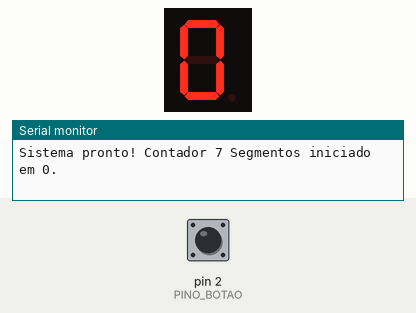
Recording of a sketch running on a simulated Arduino Uno, built with avr-gcc and run on an emulated ATmega328P. Parts: 1-digit seven-segment display, the last lines printed to the serial monitor. Wiring (inferred from the names in the program): 1-digit 7-segment display, segments lit when HIGH: segments pin 3, pin 4, pin 5, pin 6, pin 7, pin 8, pin 9. Inputs (shaded band) come from the test bench; at power-on: pin 2 (PINO_BOTAO) HIGH. The segment pins are drawn as the display they are named for.

Above: at 1.2 s.
1.3 s: pin 2 (PINO_BOTAO) pulled LOW for 0.15 s
At 2.5 s:
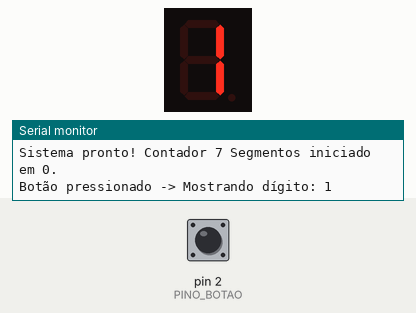
2.9 s: pin 2 (PINO_BOTAO) pulled LOW for 1 s
At 3.8 s:
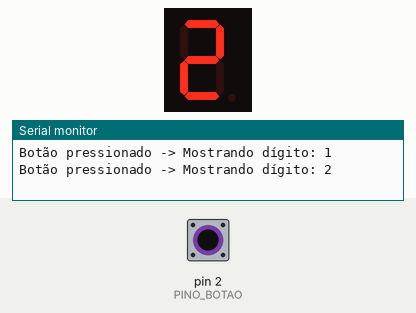
5.4 s: pin 2 (PINO_BOTAO) pulled LOW for 0.15 s
At 5.8 s:
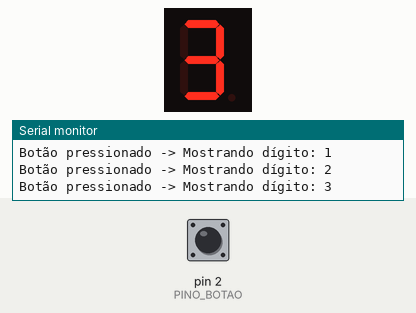
7.0 s: pin 2 (PINO_BOTAO) pulled LOW for 1 s
At 8.3 s:
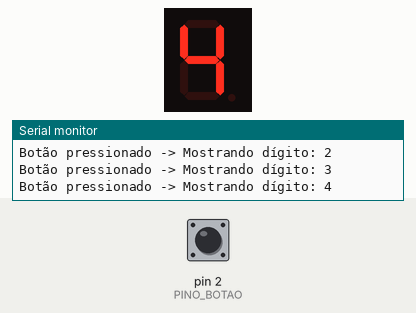
Timing chart, 0 to 10.0 s (numbered marks = the images above; inputs shaded):
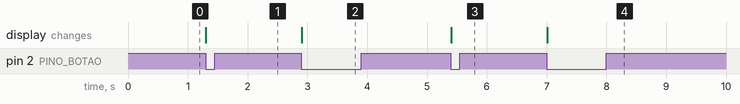

The sketch:

p20_contador_com_display_de_7_segmentos.ino
```cpp
/*
 * Projeto 20: Contador com Display de 7 Segmentos
 * O que faz: Exibe os números de 0 a 9 em um display de 7 segmentos e avança a cada clique no botão.
 * Ligações: D2 (Botão), D3..D9 (Segmentos a, b, c, d, e, f, g via resistores 220 Ω)
 * Bibliotecas: Nenhuma biblioteca extra
 * Material: 80 Projetos Arduino
 */

const byte PINO_BOTAO = 2; // Botão de avanço ligado ao GND
const byte PINO_SEG_A = 3; // Segmento A (topo)
const byte PINO_SEG_B = 4; // Segmento B (superior direito)
const byte PINO_SEG_C = 5; // Segmento C (inferior direito)
const byte PINO_SEG_D = 6; // Segmento D (base)
const byte PINO_SEG_E = 7; // Segmento E (inferior esquerdo)
const byte PINO_SEG_F = 8; // Segmento F (superior esquerdo)
const byte PINO_SEG_G = 9; // Segmento G (centro)

const bool DISPLAY_ANODO_COMUM = false; // AJUSTE AQUI: true se o pino central for ligado em 5V

const byte PINOS_SEGMENTOS[7] = {
  PINO_SEG_A, PINO_SEG_B, PINO_SEG_C, PINO_SEG_D, PINO_SEG_E, PINO_SEG_F, PINO_SEG_G
};

// Tabela verdade dos segmentos: {a, b, c, d, e, f, g}
const byte DIGITOS[10][7] = {
  {1, 1, 1, 1, 1, 1, 0}, // 0
  {0, 1, 1, 0, 0, 0, 0}, // 1
  {1, 1, 0, 1, 1, 0, 1}, // 2
  {1, 1, 1, 1, 0, 0, 1}, // 3
  {0, 1, 1, 0, 0, 1, 1}, // 4
  {1, 0, 1, 1, 0, 1, 1}, // 5
  {1, 0, 1, 1, 1, 1, 1}, // 6
  {1, 1, 1, 0, 0, 0, 0}, // 7
  {1, 1, 1, 1, 1, 1, 1}, // 8
  {1, 1, 1, 1, 0, 1, 1}  // 9
};

byte numeroAtual = 0;
bool botaoAnterior = HIGH;

void mostrarDigito(byte num) {
  for (byte i = 0; i < 7; i++) {
    bool aceso = (DIGITOS[num][i] == 1);
    if (DISPLAY_ANODO_COMUM) aceso = !aceso;
    digitalWrite(PINOS_SEGMENTOS[i], aceso ? HIGH : LOW);
  }
}

void setup() {
  Serial.begin(9600);
  pinMode(PINO_BOTAO, INPUT_PULLUP);
  for (byte i = 0; i < 7; i++) {
    pinMode(PINOS_SEGMENTOS[i], OUTPUT);
  }
  mostrarDigito(numeroAtual);
  Serial.println(F("Sistema pronto! Contador 7 Segmentos iniciado em 0."));
}

void loop() {
  bool leitura = digitalRead(PINO_BOTAO);

  if (botaoAnterior == HIGH && leitura == LOW) {
    numeroAtual = (numeroAtual + 1) % 10;
    mostrarDigito(numeroAtual);
    Serial.print(F("Botão pressionado -> Mostrando dígito: "));
    Serial.println(numeroAtual);
    delay(60); // Debounce
  }

  botaoAnterior = leitura;
  delay(10);
}
```

Measured:
- after the input at 1.3 s, the display: changes at once (image 1)
- after the input at 2.9 s, the display: changes at once (image 2)
- after the input at 5.4 s, the display: changes at once (image 3)
- after the input at 7.0 s, the display: changes at once (image 4)
